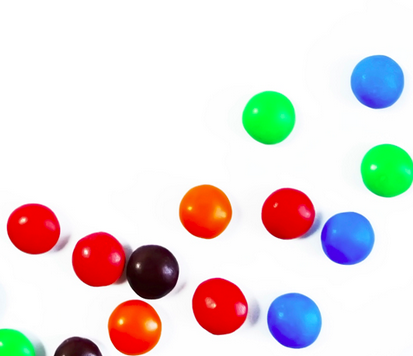
#> input picture images/smarties.png, 413 x 356 px, found by its file name
$ python 05_plot.py
#> lines starting #> are read from the running program, lines starting #| are printed output that depends on the picture
import matplotlib.pyplot as plt
import cv2

data_path = '/home/arg/oop-python-nycu/images/'
data_name = 'smarties'
data_type = '.png'

# Load three images
img1 = cv2.imread(data_path + data_name + data_type)
#> img1 is the input picture: shape (356, 413, 3); mean B, G, R 219.1, 220.4, 228.9
img2 = cv2.imread(data_path + data_name + '_gray' + data_type)
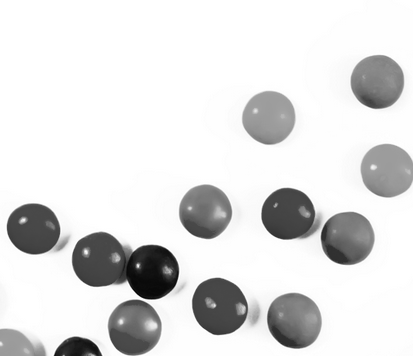
#> input picture images/smarties_gray.png, 413 x 356 px, found by its file name
#> img2 is the input picture: shape (356, 413, 3); min 4, max 255, mean 222.8
img3 = cv2.imread(data_path + data_name + '_circle' + data_type)
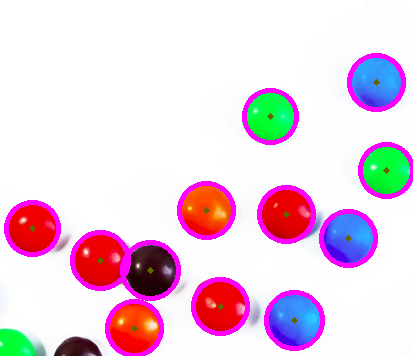
#> input picture images/smarties_circle.png, 413 x 356 px, found by its file name
#> img3 is the input picture: shape (356, 413, 3); mean B, G, R 225.2, 209.1, 233.5

# Create a figure with 3 subplots
fig, axs = plt.subplots(1, 3, figsize=(10, 10))

# Display the first image in the first subplot
axs[0].imshow(cv2.cvtColor(img1, cv2.COLOR_BGR2RGB))
axs[0].set_title('Raw')

# Display the second image in the second subplot
axs[1].imshow(cv2.cvtColor(img2, cv2.COLOR_BGR2RGB))
axs[1].set_title('Gray')

# Display the third image in the third subplot
axs[2].imshow(cv2.cvtColor(img3, cv2.COLOR_BGR2RGB))
axs[2].set_title('Hough Detect')

# Show the plot
plt.show()
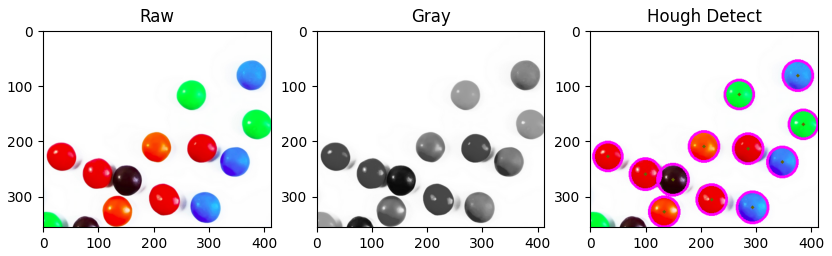
#> figure drawn by matplotlib, 3 panels
